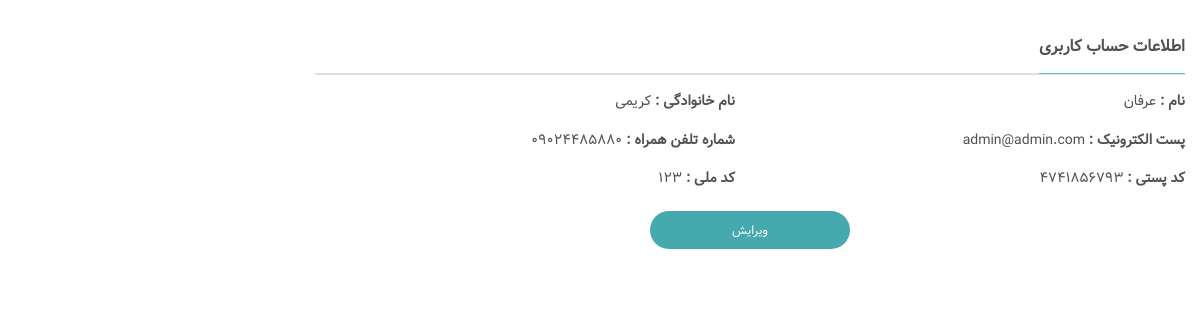
The page /accounts/profile/ (signed in) on the database its author committed.
### account/models.py (models this page shows, shortened)
class Profile(models.Model):
    user = models.ForeignKey(User,on_delete=models.CASCADE)
    first_name  = models.CharField(max_length=255)
    last_name  = models.CharField(max_length=255)
    phone_number = models.CharField(max_length=20,null=True,validators=[validate_phone_number],)
    zip_code = models.CharField(max_length=30,null=True)
    national_code = models.CharField(max_length=10,null=True)
    address = models.TextField(null=True,blank=True)
    image = models.ImageField(null=True,blank=True)
    send_add_email = models.BooleanField(default=True)
    created_date = models.DateTimeField(auto_now_add=True)
    updated_date = models.DateTimeField(auto_now=True)

class User(AbstractBaseUser,PermissionsMixin):
    email = models.EmailField(max_length=255,unique=True)
    verify_code = models.CharField(max_length=10)
    is_superuser = models.BooleanField(default=False)
    is_staff = models.BooleanField(default=False)
    is_active = models.BooleanField(default=True)
    is_verified = models.BooleanField(default=False)
    USERNAME_FIELD = 'email'
    created_date = models.DateTimeField(auto_now_add=True)
    updated_date = models.DateTimeField(auto_now=True)
    objects = UserManager()

### account/views.py (the view)
# urls.py: path('profile/',views.profile_view,name="profile"),
@login_required
def profile_view(request):
    profile = Profile.objects.get(user=request.user)
    context = {
        'profile' : profile,
    }
    return render(request,'profile/profile.html',context)

### templates/profile/profile.html (shortened to what this page needs)
﻿{% extends 'base.html' %}
{% load static %}
{% load render_partial %}
{% block body %}
<main class="profile-user-page default space-top-30">
    <div class="container">
        <div class="row">
            <div class="profile-page col-xl-9 col-lg-8 col-md-12 order-2">
                <div class="row">
                    <div class="col-lg-12">
                        <header class="card-header">
                            <h3 class="card-title"><span>اطلاعات حساب کاربری</span></h3>
                        </header>
                        <div class="content-section default">
                            <div class="row">
                                <div class="col-sm-12 col-md-6">
                                    <p>
                                        <span class="title">نام  :</span>
                                        <span>{{profile.first_name|default:"(نامشخص)"}} </span>
                                    </p>
                                </div>
                                <div class="col-sm-12 col-md-6">
                                    <p>
                                        <span class="title"> نام خانوادگی :</span>
                                        <span>
                                            {{profile.last_name|default:"(نامشخص)"}}
                                        </span>
                                    </p>
                                </div>
                                <div class="col-sm-12 col-md-6">
                                    <p>
                                        <span class="title">پست الکترونیک :</span>
                                        <span>{{request.user.email|default:"(نامشخص)"}}</span>
                                    </p>
                                </div>
                                <div class="col-sm-12 col-md-6">
                                    <p>
                                        <span class="title">شماره تلفن همراه :</span>
                                        <span>{{profile.phone_number|default:"(نامشخص)"}}</span>
                                    </p>
                                </div>
                                <div class="col-sm-12 col-md-6">
                                    <p>
                                        <span class="title">کد پستی :</span>
                                        <span>{{profile.zip_code|default:"(نامشخص)"}}</span>
                                    </p>
                                </div>
                                <div class="col-sm-12 col-md-6">
                                    <p>
                                        <span class="title">کد ملی :</span>
                                        <span>{{profile.national_code|default:"(نامشخص)"}}</span>
                                    </p>
                                </div>
                                <div class="col-12 text-center">
                                    <a href="{% url 'account:profile_edit' %}" class="btn btn-main-masai big_btn">
                                        ویرایش
                                    </a>
                                </div>
                            </div>
                        </div>
                    </div>
                </div>
            </div>
        </div>
    </div>
</main>
{% endblock body %}

### rows shown on the page
Profile: first_name "عرفان", last_name "کریمی", phone_number "09024485880", zip_code "4741856793", national_code "123"
User: user.email "admin@admin.com"
